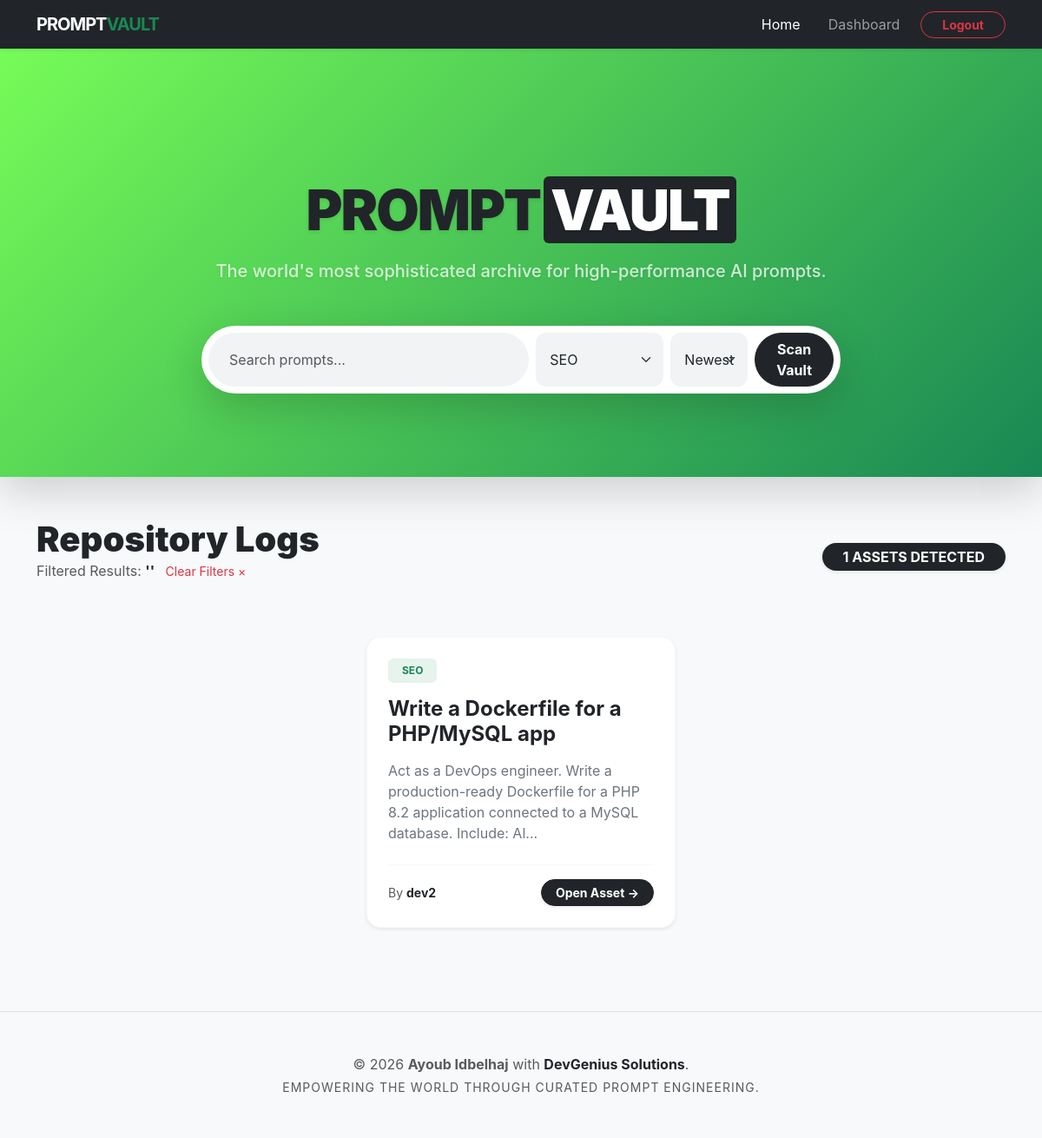
The app's page /app/index.php?category=3 (signed in) with its own data.
### tables this page shows
CREATE TABLE prompts (
    id          INT UNSIGNED NOT NULL AUTO_INCREMENT,  
    title       VARCHAR(200) NOT NULL,  
    content     TEXT         NOT NULL,  
    user_id     INT UNSIGNED NOT NULL,  
    category_id INT UNSIGNED NOT NULL,  
    created_at  DATETIME     NOT NULL DEFAULT CURRENT_TIMESTAMP,  
    updated_at  DATETIME     NOT NULL DEFAULT CURRENT_TIMESTAMP ON UPDATE CURRENT_TIMESTAMP,  
    PRIMARY KEY (id),

     
    CONSTRAINT fk_prompts_user     FOREIGN KEY (user_id)     REFERENCES users(id)      ON DELETE CASCADE,
     
    CONSTRAINT fk_prompts_category FOREIGN KEY (category_id) REFERENCES categories(id) ON DELETE RESTRICT
);

CREATE TABLE categories (
    id         INT UNSIGNED NOT NULL AUTO_INCREMENT,  
    name       VARCHAR(100) NOT NULL UNIQUE,  
    created_at DATETIME     NOT NULL DEFAULT CURRENT_TIMESTAMP,  
    PRIMARY KEY (id)
);

CREATE TABLE users (
    id            INT UNSIGNED         NOT NULL AUTO_INCREMENT,  
    username      VARCHAR(50)          NOT NULL UNIQUE, 
    email         VARCHAR(150)         NOT NULL UNIQUE, 
    password_hash VARCHAR(255)         NOT NULL, 
    role          ENUM('user','admin') NOT NULL DEFAULT 'user',  
    created_at    DATETIME             NOT NULL DEFAULT CURRENT_TIMESTAMP,  
    PRIMARY KEY (id)  
);

### app/index.php (the view, shortened to what this page needs)
<?php
require_once dirname(__DIR__) . '/config/db.php';
$search   = isset($_GET['search']) ? trim($_GET['search']) : '';
$category = isset($_GET['category']) ? $_GET['category'] : '';
$sort     = isset($_GET['sort']) ? $_GET['sort'] : 'newest';
$page     = isset($_GET['page']) && is_numeric($_GET['page']) ? (int)$_GET['page'] : 1;
$limit    = 6;
$offset   = ($page - 1) * $limit;
try {
    $baseQuery = "
        FROM prompts p
        INNER JOIN users u ON p.user_id = u.id
        INNER JOIN categories c ON p.category_id = c.id
        WHERE 1=1
    ";
    $params = [];
    if (!empty($category) && is_numeric($category)) {
        $baseQuery .= " AND p.category_id = ?";
        $params[] = (int)$category;
    }
    $countStmt = $pdo->prepare("SELECT COUNT(*) $baseQuery");
    $countStmt->execute($params);
    $totalCount = $countStmt->fetchColumn();
    $orderBy = ($sort === 'oldest') ? 'p.created_at ASC' : 'p.created_at DESC';
    $mainStmt = $pdo->prepare("SELECT p.*, u.username as author, c.name as category $baseQuery ORDER BY $orderBy LIMIT $limit OFFSET $offset");
    $mainStmt->execute($params);
    $prompts = $mainStmt->fetchAll();
    $catStmt = $pdo->query("SELECT id, name FROM categories ORDER BY name ASC");
    $categories = $catStmt->fetchAll();
} catch (PDOException $e) {
    $error = "System Synchronization Error: " . $e->getMessage();
}
require_once dirname(__DIR__) . '/includes/header.php';
?>
<section class="hero-section text-center shadow-lg mb-5 pb-5">
    <div class="container py-lg-5">
        <h1 class="display-3 fw-900 mb-3 text-dark">
            PROMPT<span class="text-white bg-dark px-2 rounded ms-1">VAULT</span>
        </h1>
        <p class="lead mb-5 mx-auto w-75 fw-500 opacity-75">
            The world's most sophisticated archive for high-performance AI prompts.
        </p>
        <div class="row justify-content-center">
            <div class="col-md-10 col-lg-8">
                <form action="index.php" method="GET" class="bg-white p-2 rounded-pill shadow-lg d-flex gap-2">
                    <input type="text" name="search" class="form-control border-0 px-4 rounded-pill" value="<?php echo htmlspecialchars($search); ?>" placeholder="Search prompts..." style="box-shadow: none;">
                    <select name="category" class="form-select border-0 w-auto d-none d-md-block" style="box-shadow: none;">
                        <?php foreach ($categories as $cat): ?>
                            <option value="<?php echo $cat['id']; ?>" <?php echo ($cat['id'] == $category) ? 'selected' : ''; ?>>
                                <?php echo htmlspecialchars($cat['name']); ?>
                            </option>
                        <?php endforeach; ?>
                    </select>
                    <select name="sort" class="form-select border-0 w-auto d-none d-lg-block" style="box-shadow: none;">
                        <option value="newest" <?php echo ($sort == 'newest') ? 'selected' : ''; ?>>Newest</option>
                    </select>
                    <button type="submit" class="btn btn-dark px-4 rounded-pill fw-bold">Scan Vault</button>
                </form>
            </div>
        </div>
    </div>
</section>
<div class="container pb-5" id="prompts">
    <div class="row align-items-center mb-5 mt-4">
        <div class="col-md-8">
            <h2 class="fw-900 display-6 mb-0">Repository Logs</h2>
            <p class="text-muted">
                <?php if (!empty($search) || !empty($category)): ?>
                    Filtered Results: <span class="fw-bold text-dark">'<?php echo htmlspecialchars($search); ?>'</span>
                    <a href="index.php" class="text-danger small ms-2 text-decoration-none">Clear Filters &times;</a>
                <?php else: ?>
                    The latest contributions from our global engineering network.
                <?php endif; ?>
            </p>
        </div>
        <div class="col-md-4 text-md-end">
            <span class="badge bg-dark rounded-pill py-2 px-4 shadow-sm fs-6">
                <?php echo $totalCount; ?> ASSETS DETECTED
            </span>
        </div>
    </div>
    <?php if (isset($error)): ?>
        <div class="alert alert-danger py-4 shadow-sm rounded-4" role="alert">
            <h5 class="alert-heading fw-bold">Critical Error</h5>
            <p class="mb-0"><code><?php echo $error; ?></code></p>
        </div>
    <?php else: ?>
        <div class="row g-4 justify-content-center">
            <?php foreach ($prompts as $prompt): ?>
                <div class="col-sm-12 col-md-6 col-lg-4">
                    <article class="card h-100 shadow-sm rounded-4 border-light transition-hover overflow-hidden">
                        <div class="card-body p-4 d-flex flex-column">
                            <div class="mb-3">
                                <span class="badge bg-success bg-opacity-10 text-success text-uppercase fw-bold py-2 px-3 small">
                                    <?php echo htmlspecialchars($prompt['category']); ?>
                                </span>
                            </div>
                            <h4 class="card-title fw-bold mb-3"><?php echo htmlspecialchars($prompt['title']); ?></h4>
                            <p class="card-text text-secondary mb-4 flex-grow-1">
                                <?php
                                    $snippet = htmlspecialchars($prompt['content']);
                                    echo (strlen($snippet) > 130) ? substr($snippet, 0, 130) . "..." : $snippet;
                                ?>
                            </p>
                            <div class="mt-auto d-flex justify-content-between align-items-center border-top border-light pt-3">
                                <div class="text-muted small">
                                    By <span class="fw-bold text-dark"><?php echo htmlspecialchars($prompt['author']); ?></span>
                                </div>
                                <a href="view-prompt.php?id=<?php echo $prompt['id']; ?>" class="btn btn-sm btn-dark px-3 rounded-pill fw-bold shadow-sm">
                                    Open Asset &rarr;
                                </a>
                            </div>
                        </div>
                    </article>
                </div>
            <?php endforeach; ?>
        </div>
    <?php endif; ?>
</div>
<?php require_once dirname(__DIR__) . '/includes/footer.php'; ?>

### style/main.css (style rules this page uses)
:root { --primary-color: #198754; --primary-dark: #146c43; --dark-color: #212529; --accent-color: #76fc58; --bg-light: #f8f9fa; --card-shadow: 0 10px 30px rgba(0, 0, 0, 0.05); --card-shadow-hover: 0 15px 45px rgba(0, 0, 0, 0.1); }
html { scroll-behavior: smooth; height: 100%; }
body { background-color: var(--bg-light); font-family: 'Inter', system-ui, -apple-system, sans-serif; color: var(--dark-color); display: flex; flex-direction: column; min-height: 100vh; }
.fw-900 { font-weight: 900; }
.fw-500 { font-weight: 500; }
.hero-section { background: linear-gradient(135deg, var(--accent-color) 0%, var(--primary-color) 100%); color: #fff; padding: 100px 0; text-shadow: 0 2px 4px rgba(0,0,0,0.1); }
.hero-section h1 { letter-spacing: -2px; }
.transition-hover { transition: transform 0.3s cubic-bezier(0.34, 1.56, 0.64, 1), box-shadow 0.3s ease; }
.card { transition: all 0.3s ease; }
.form-control, .form-select { padding: 12px 16px; border-radius: 12px; border: 2px solid transparent; background-color: #f1f3f5; transition: all 0.2s ease; }

### records on screen
prompts: category.name "SEO", title "Write a Dockerfile for a PHP/MySQL app", content "Act as a DevOps engineer. Write a production-ready Dockerfile for a PHP 8.2 application connected to a MySQL database. Include: Al", user.username "dev2"

### other values on screen
$totalCount "1"
form field category "SEO"
